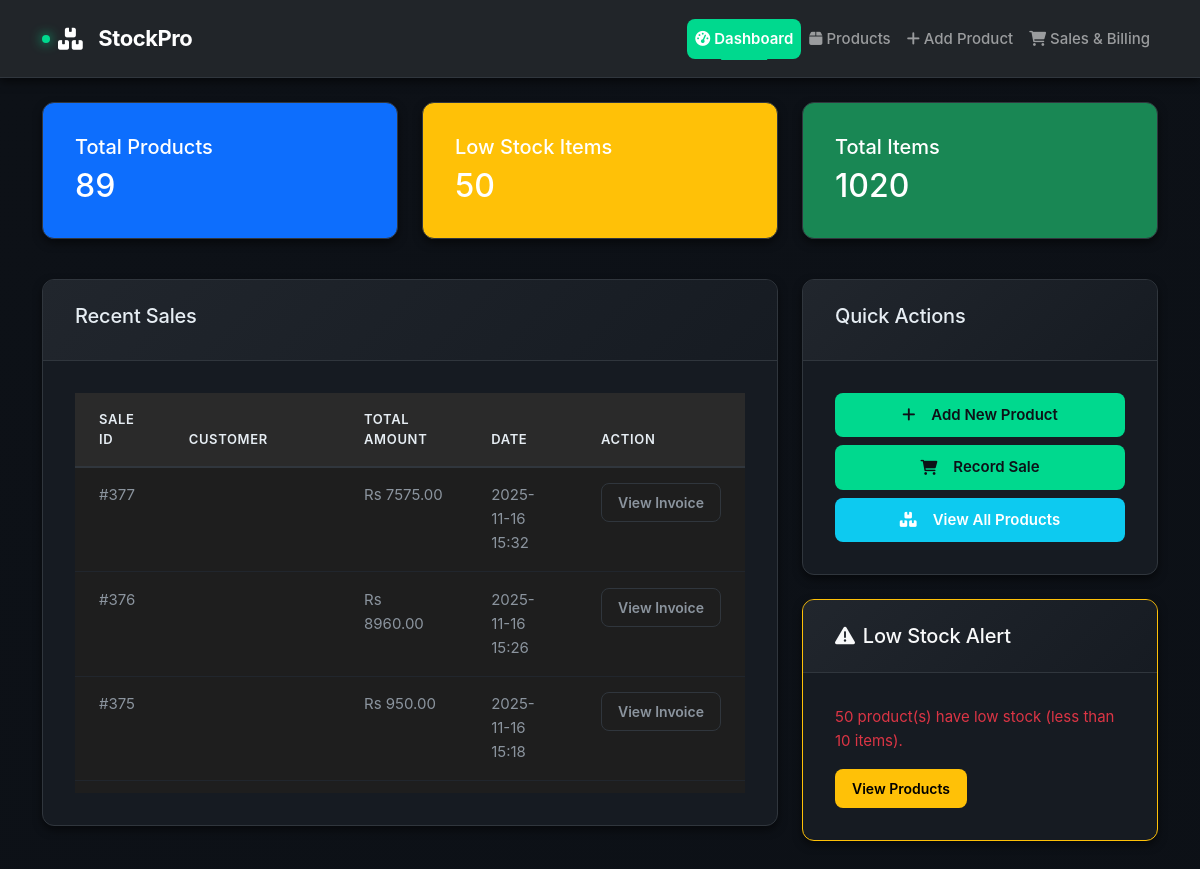
The page / on the database its author committed.
### database.py (models this page shows, shortened)
class Sale(db.Model):
    id = db.Column(db.Integer, primary_key=True)
    customer_name = db.Column(db.String(100))
    customer_email = db.Column(db.String(100))
    customer_phone = db.Column(db.String(20))
    total_amount = db.Column(db.Float, nullable=False)
    tax_amount = db.Column(db.Float, default=0.0)
    discount_amount = db.Column(db.Float, default=0.0)
    final_amount = db.Column(db.Float, nullable=False)
    payment_method = db.Column(db.String(50), default='Cash')
    sale_date = db.Column(db.DateTime, default=datetime.utcnow)
    sale_items = db.relationship('SaleItem', backref='sale', lazy=True, cascade='all, delete-orphan')

### app.py (the view)
@app.route('/')
def index():
    total_products = Product.query.count()
    low_stock_products = Product.query.filter(Product.quantity < 10).count()
    total_items = db.session.query(db.func.sum(Product.quantity)).scalar() or 0
    recent_sales = Sale.query.order_by(Sale.sale_date.desc()).all()
    return render_template('index.html',
                         total_products=total_products,
                         low_stock_products=low_stock_products,
                         total_items=total_items,
                         recent_sales=recent_sales)

### templates/index.html (shortened to what this page needs)
{% extends "base.html" %}
{% block content %}
<div class="row">
    <div class="col-md-4">
        <div class="card text-white bg-primary mb-3">
            <div class="card-body">
                <h5 class="card-title">Total Products</h5>
                <h2 class="card-text">{{ total_products }}</h2>
            </div>
        </div>
    </div>
    <div class="col-md-4">
        <div class="card text-white bg-warning mb-3">
            <div class="card-body">
                <h5 class="card-title">Low Stock Items</h5>
                <h2 class="card-text">{{ low_stock_products }}</h2>
            </div>
        </div>
    </div>
    <div class="col-md-4">
        <div class="card text-white bg-success mb-3">
            <div class="card-body">
                <h5 class="card-title">Total Items</h5>
                <h2 class="card-text">{{ total_items }}</h2>
            </div>
        </div>
    </div>
</div>
<div class="row mt-4">
    <div class="col-md-8">
        <div class="card">
            <div class="card-header">
                <h5>Recent Sales</h5>
            </div>
            <div class="card-body">
                {% if recent_sales %}
                <div class="table-responsive" style="max-height: 400px; overflow-y: auto;">
                    <table class="table table-striped mb-0" style="color: #eaeaea; background-color: #1e1e1e;">
                        <thead style="background-color: #2a2a2a; color: #ffffff; position: sticky; top: 0; z-index: 2;">
                            <tr>
                                <th>Sale ID</th>
                                <th>Customer</th>
                                <th>Total Amount</th>
                                <th>Date</th>
                                <th>Action</th>
                            </tr>
                        </thead>
                        <tbody>
                            {% for sale in recent_sales %}
                            <tr>
                                <td>#{{ sale.id }}</td>
                                <td>{{ sale.customer_name }}</td>
                                <td>Rs {{ "%.2f"|format(sale.final_amount) }}</td>
                                <td>{{ sale.sale_date.strftime('%Y-%m-%d %H:%M') }}</td>
                                <td>
                                    <a href="{{ url_for('view_invoice', sale_id=sale.id) }}" class="btn btn-sm btn-outline-primary">
                                        View Invoice
                                    </a>
                                </td>
                            </tr>
                            {% endfor %}
                        </tbody>
                    </table>
                </div>
                {% else %}
                <p class="text-muted">No recent sales.</p>
                {% endif %}
            </div>
        </div>
    </div>
    <div class="col-md-4">
        <div class="card">
            <div class="card-header">
                <h5>Quick Actions</h5>
            </div>
            <div class="card-body">
                <div class="d-grid gap-2">
                    <a href="{{ url_for('add_product') }}" class="btn btn-primary">
                        <i class="fas fa-plus me-2"></i>Add New Product
                    </a>
                    <a href="{{ url_for('sales') }}" class="btn btn-success">
                        <i class="fas fa-shopping-cart me-2"></i>Record Sale
                    </a>
                    <a href="{{ url_for('products') }}" class="btn btn-info text-white">
                        <i class="fas fa-boxes me-2"></i>View All Products
                    </a>
                </div>
            </div>
        </div>
        <div class="card mt-4 border-warning">
            <div class="card-header bg-warning text-light">
                <h5 class="mb-0"><i class="fas fa-exclamation-triangle me-2"></i>Low Stock Alert</h5>
            </div>
            <div class="card-body">
                {% if low_stock_products > 0 %}
                <p class="text-danger">{{ low_stock_products }} product(s) have low stock (less than 10 items).</p>
                <a href="{{ url_for('products') }}" class="btn btn-warning btn-sm">View Products</a>
                {% else %}
                <p class="text-success">All products have sufficient stock.</p>
                {% endif %}
            </div>
        </div>
    </div>
</div>
{% endblock %}

### static/style.css (style rules this page uses)
:root { --primary-black: #0d1117; --secondary-black: #161b22; --tertiary-black: #21262d; --accent-green: #00d98e; --accent-green-hover: #00b875; --accent-green-subtle: rgba(0, 217, 142, 0.1); --gray-50: #f8f9fa; --gray-100: #e1e4e8; --gray-200: #c9d1d9; --gray-300: #8b949e; --gray-400: #6e7681; --gray-500: #484f58; --gray-600: #30363d; --gray-700: #21262d; --status-success: #00d98e; --status-error: #ff6b6b; --status-warning: #ffa94d; --status-info: #4dabf7; --border-primary: #30363d; --border-secondary: #21262d; --surface-elevated: #1c2128; --surface-overlay: #161b22; --text-primary: #e6edf3; --text-secondary: #8b949e; --text-tertiary: #6e7681; --text-inverted: #0d1117; --shadow-xs: 0 1px 2px 0 rgba(0, 0, 0, 0.3); --shadow-sm: 0 2px 4px 0 rgba(0, 0, 0, 0.4); --shadow-md: 0 4px 8px 0 rgba(0, 0, 0, 0.5); --shadow-lg: 0 8px 16px 0 rgba(0, 0, 0, 0.6); --shadow-xl: 0 16px 32px 0 rgba(0, 0, 0, 0.7); --shadow-glow: 0 0 20px rgba(0, 217, 142, 0.3); --spacing-xs: 0.25rem; --spacing-sm: 0.5rem; --spacing-md: 1rem; --spacing-lg: 1.5rem; --spacing-xl: 2rem; --spacing-2xl: 3rem; --radius-sm: 0.375rem; --radius-md: 0.5rem; --radius-lg: 0.75rem; --radius-xl: 1rem; }
* { margin: 0; padding: 0; box-sizing: border-box; }
body { background: linear-gradient(135deg, var(--primary-black) 0%, #0a0e14 100%); font-family: 'Inter', -apple-system, BlinkMacSystemFont, 'Segoe UI', 'Helvetica Neue', Arial, sans-serif; color: var(--text-primary); line-height: 1.6; -webkit-font-smoothing: antialiased; -moz-osx-font-smoothing: grayscale; font-size: 15px; min-height: 100vh; }
.card { background: var(--secondary-black); border: 1px solid var(--border-primary); border-radius: var(--radius-lg); box-shadow: var(--shadow-md); transition: all 0.3s cubic-bezier(0.4, 0, 0.2, 1); margin-bottom: var(--spacing-lg); overflow: hidden; }
.card-header { background: linear-gradient(135deg, var(--tertiary-black) 0%, var(--secondary-black) 100%); color: var(--text-primary); border-bottom: 1px solid var(--border-primary); padding: var(--spacing-lg) var(--spacing-xl); font-weight: 600; font-size: 1.0625rem; letter-spacing: -0.01em; display: flex; align-items: center; gap: var(--spacing-sm); }
.card-body { padding: var(--spacing-xl); }
.btn { display: inline-flex; align-items: center; justify-content: center; gap: var(--spacing-sm); padding: 0.625rem 1.25rem; border: 1px solid transparent; border-radius: var(--radius-md); font-weight: 600; font-size: 0.9375rem; line-height: 1.5; text-decoration: none; cursor: pointer; transition: all 0.2s cubic-bezier(0.4, 0, 0.2, 1); white-space: nowrap; position: relative; overflow: hidden; }
.btn::before { content: ''; position: absolute; top: 0; left: -100%; width: 100%; height: 100%; background: linear-gradient(90deg, transparent, rgba(255, 255, 255, 0.1), transparent); transition: left 0.5s; }
.btn-primary { background: var(--accent-green); color: var(--text-inverted); box-shadow: 0 0 0 0 rgba(0, 217, 142, 0.4); }
.btn-success { background: var(--status-success); color: var(--text-inverted); }
.btn-outline-primary { background: transparent; border-color: var(--border-primary); color: var(--text-secondary); }
.btn-sm { padding: 0.5rem 1rem; font-size: 0.875rem; }
.table { width: 100%; background: var(--secondary-black); border-collapse: collapse; }
.table thead { background: var(--tertiary-black); border-bottom: 2px solid var(--border-primary); }
.table th { color: var(--text-primary); font-weight: 600; font-size: 0.8125rem; text-transform: uppercase; letter-spacing: 0.05em; padding: var(--spacing-md) var(--spacing-lg); text-align: left; border-bottom: 1px solid var(--border-primary); }
.table td { padding: var(--spacing-md) var(--spacing-lg); border-bottom: 1px solid var(--border-secondary); color: var(--text-secondary); font-size: 0.9375rem; }
.table tbody tr { transition: all 0.2s ease; }
.text-danger { color: var(--status-error); }

### templates/base.html (style rules this page uses)
html, body { height: 100%; }
body { display: flex; flex-direction: column; min-height: 100vh; }

### rows shown on the page
Sale: id "377", final_amount "7575.00", sale_date "2025-11-16 15:32"
Sale: id "376", final_amount "8960.00", sale_date "2025-11-16 15:26"
Sale: id "375", final_amount "950.00", sale_date "2025-11-16 15:18"

### other values the page prints
{{ total_products }} "89"
{{ low_stock_products }} "50"
{{ total_items }} "1020"
